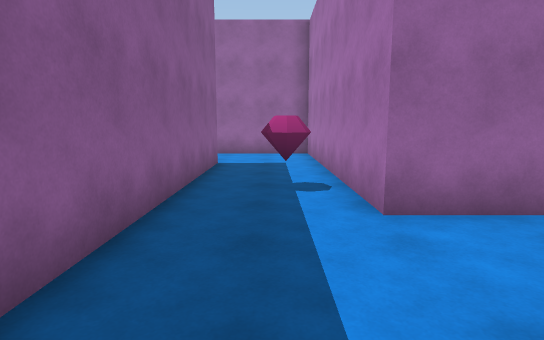
view 1 (above)

16 first-person views from a walk through a Unity game level. The camera is 1.5 m above the floor, tilts 8° down and sees 80° across. The floor is counted in squares, 1.33 m on a side. Each view is taken from the middle of a square. On the plan, view 1 faces up. The plan holds only what a view shows up to about 13 squares ahead; the rest is blank. The player is left out.

view 2
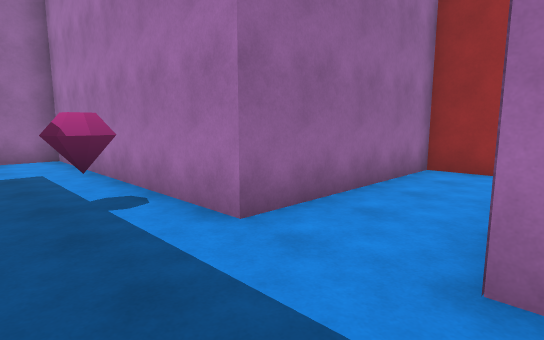

view 3
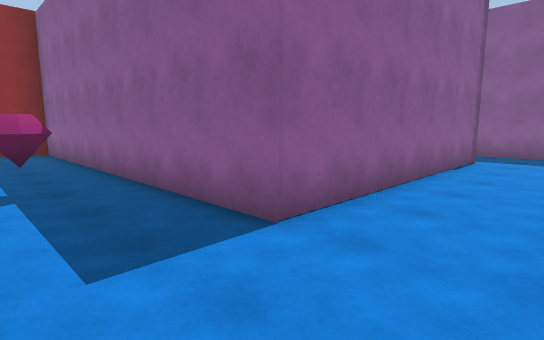

view 4
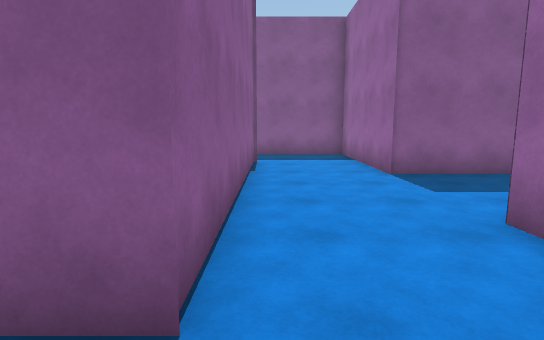

view 5
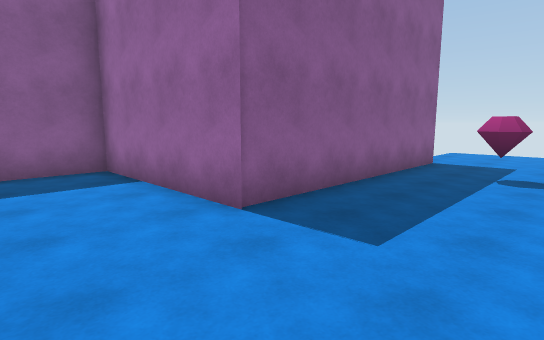

view 6
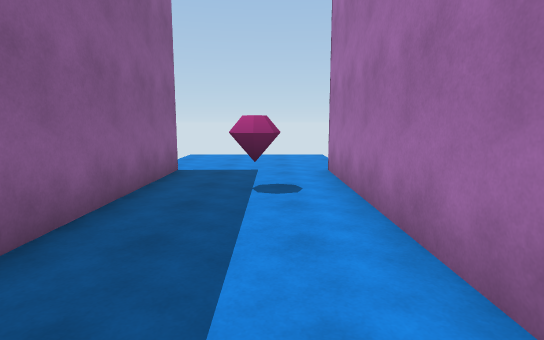

view 7
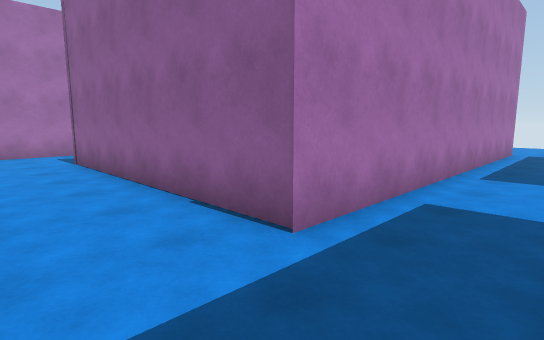

view 8
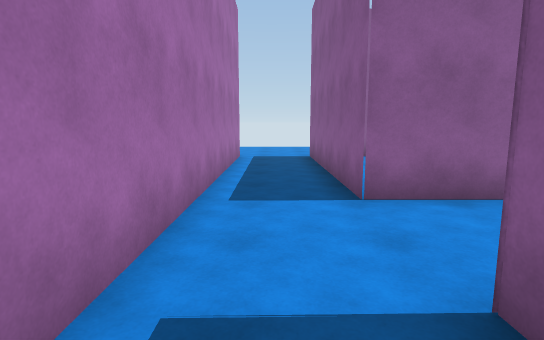

view 9
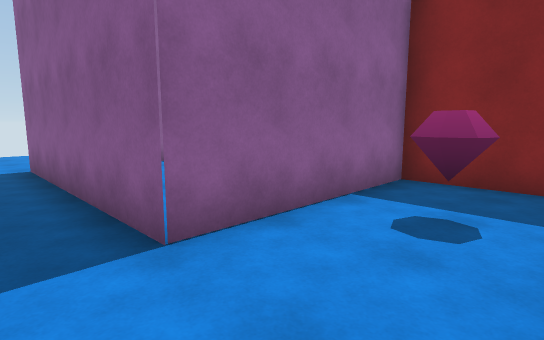

view 10
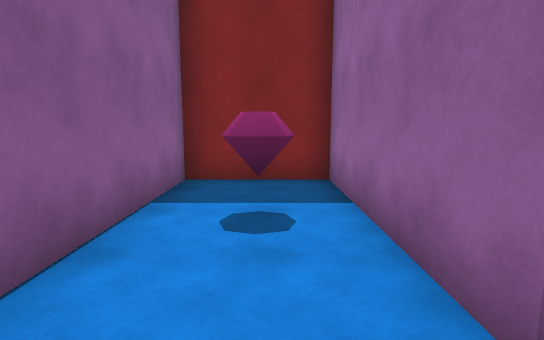

view 11
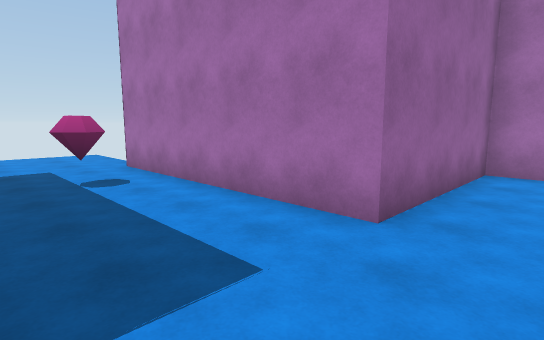

view 12
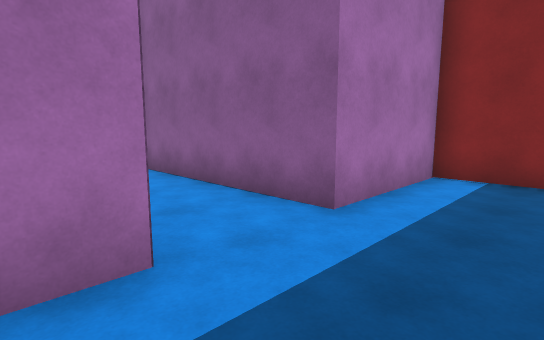

view 13
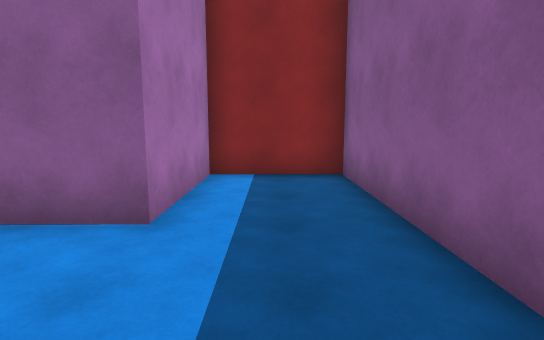

view 14
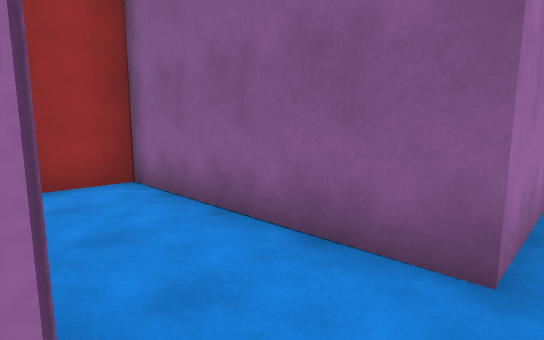

view 15
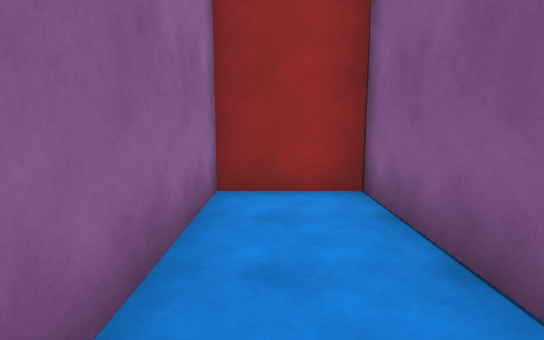

view 16
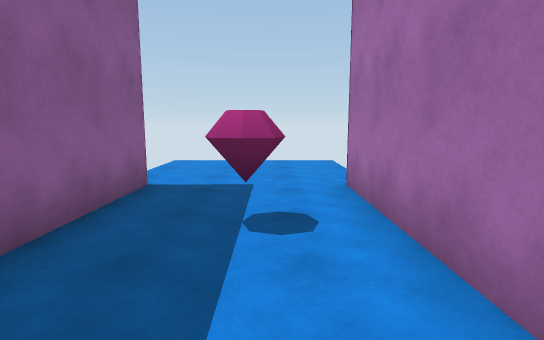

### Floor plan
Points are (right, up) in squares from view 1. A wall is a line through its corners. A room is listed if a view was taken in it or the views show most of it. See-through windows are left out.
Room 1 (views 1, 2, 3, 4, 5, 6, 7, 8, 9, 10, 11, 12, 13, 14, 15, 16)
walls: (-7.3, 20.1) (-7.3, 12.7) (-12.4, 12.7) (-12.4, 7.2) (-17.6, 7.2) (-17.6, 4.2) (-12.4, 4.2) (-12.4, -2.6); (-9.9, -2.6) (-9.9, 9.4) (-1.6, 9.4) (-1.6, -2.2) (1.4, -2.2) (1.4, 1.4) (7.4, 1.4) (7.4, 3.9) (1.4, 3.9) (1.4, 12.7) (-3.6, 12.7) (-3.6, 20)
ways out: opening at (-11.5, -2)
objects: other object (-15, 6); other object (-5, 18); other object (0, 6)

Positions as (right, up) in squares from view 1, and headings:
1: (0, 0), facing up
2: (-1, 1), facing up-right
3: (1, 12), facing down-left
4: (0, 10), facing left
5: (-4, 10), facing up-left
6: (-5, 12), facing up
7: (-12, 12), facing down-right
8: (-11, 9), facing down
9: (-11, 7), facing down-left
10: (-11, 6), facing left
11: (-7, 11), facing up-right
12: (-1, 5), facing down-right
13: (0, 5), facing down
14: (1, 4), facing down-right
15: (2, 3), facing right
16: (-5, 14), facing up
